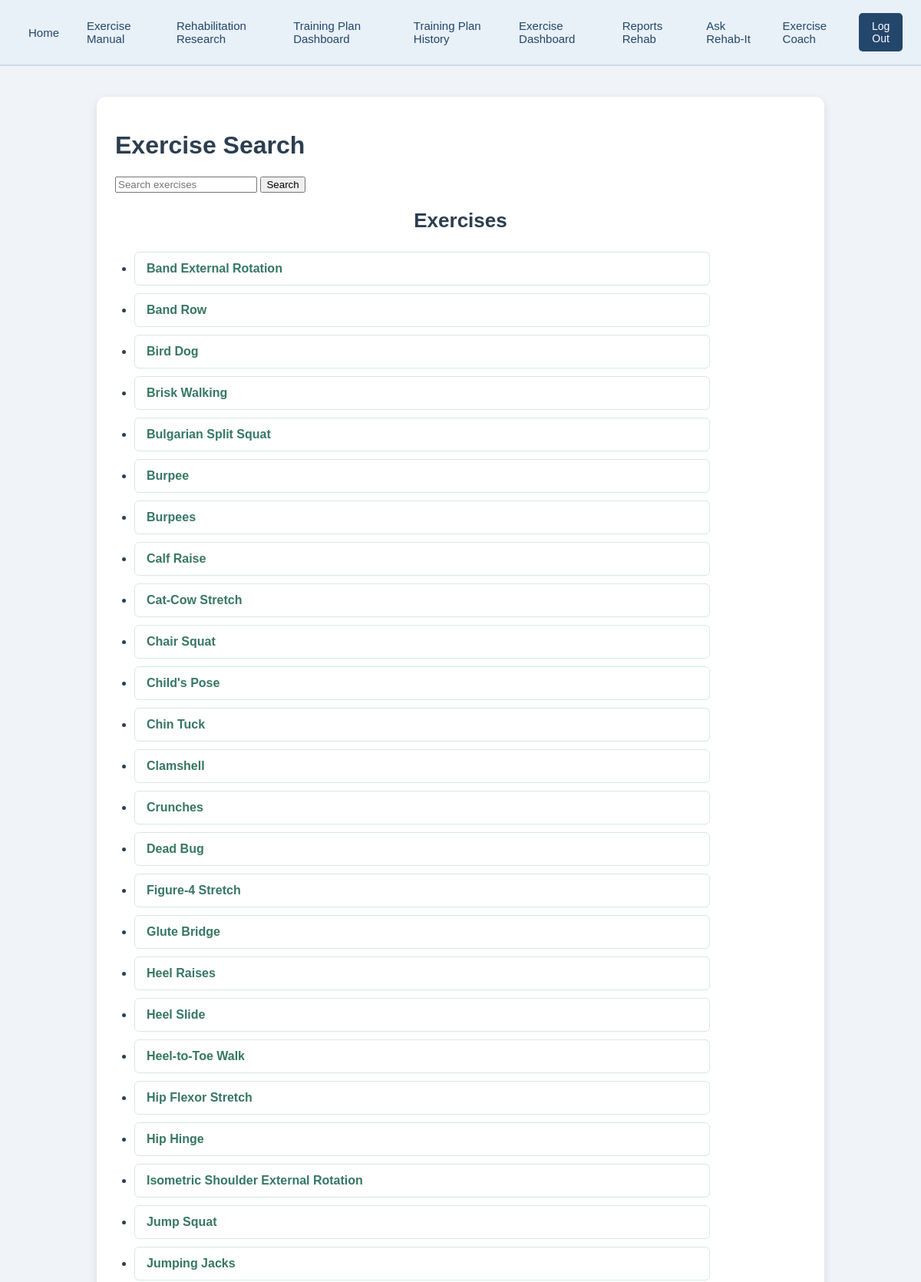
/exercises/search/ (signed in, upper part), run on the app's committed database.
### rehab/models.py (models this page shows)
class Exercise(models.Model):
    exercise_id = models.AutoField(primary_key=True)
    name = models.CharField(max_length=100)
    description = models.TextField()
    difficulty = models.IntegerField()
    def __str__(self):
        return f"{self.name}"
    class Meta:
        ordering = ["name"]
        constraints = [
            models.UniqueConstraint(
                fields=["name", "difficulty"],
                name="unique_exercise_difficulty"
            )
        ]

### rehab/views.py (the view)
# urls.py: path("exercises/search/", exerciseSearch, name="exercise_search"),
@login_required
def exerciseSearch(request):
    query = request.GET.get("q", "")
    exercises = Exercise.objects.all()
    if query:
        exercises = exercises.filter(
            name__icontains=query
        )
    context = {
        "exercises": exercises,
        "query": query,
    }
    return render(
        request,
        "rehab/exercise_search.html",
        context
    )

### templates/rehab/exercise_search.html (shortened to what this page needs)
{% extends "rehab/base.html" %}
{% block rehab_content %}
<h1>Exercise Search</h1>
<form method="GET">
    <input
        type="text"
        name="q"
        value="{{ query }}"
        placeholder="Search exercises"
    >
    <button type="submit">Search</button>
</form>
<h2>Exercises</h2>
<ul>
    {% for exercise in exercises %}
        <li>
            <a href="{% url 'exercise_detail' exercise.pk %}">
                {{ exercise }}
            </a>
        </li>
    {% empty %}
        <li>No exercises match your search.</li>
    {% endfor %}
</ul>
{% endblock %}

### static/css/style.css (style rules this page uses)
body { font-family: Arial, sans-serif; background-color: #f0f4f8; color: #2c3e50; margin: 0; padding: 0; }
main h2 { text-align: center; margin-bottom: 25px; font-size: 26px; }
ul, ol { padding-left: 25px; max-width: 750px; }
li { background-color: #ffffff; margin-bottom: 10px; padding: 12px 15px; border: 1px solid #d5e9e2; border-radius: 6px; }
li a { color: #367764; text-decoration: none; font-weight: bold; }

### data on the page
Exercise: name "Band External Rotation"
Exercise: name "Band Row"
Exercise: name "Bird Dog"
Exercise: name "Brisk Walking"
Exercise: name "Bulgarian Split Squat"
Exercise: name "Burpee"
Exercise: name "Burpees"
Exercise: name "Calf Raise"
Exercise: name "Cat-Cow Stretch"
Exercise: name "Chair Squat"
Exercise: name "Child's Pose"
Exercise: name "Chin Tuck"
Exercise: name "Clamshell"
Exercise: name "Crunches"
Exercise: name "Dead Bug"
Exercise: name "Figure-4 Stretch"
Exercise: name "Glute Bridge"
Exercise: name "Heel Raises"
Exercise: name "Heel Slide"
Exercise: name "Heel-to-Toe Walk"
Exercise: name "Hip Flexor Stretch"
Exercise: name "Hip Hinge"
Exercise: name "Isometric Shoulder External Rotation"
Exercise: name "Jump Squat"
Exercise: name "Jumping Jacks"
